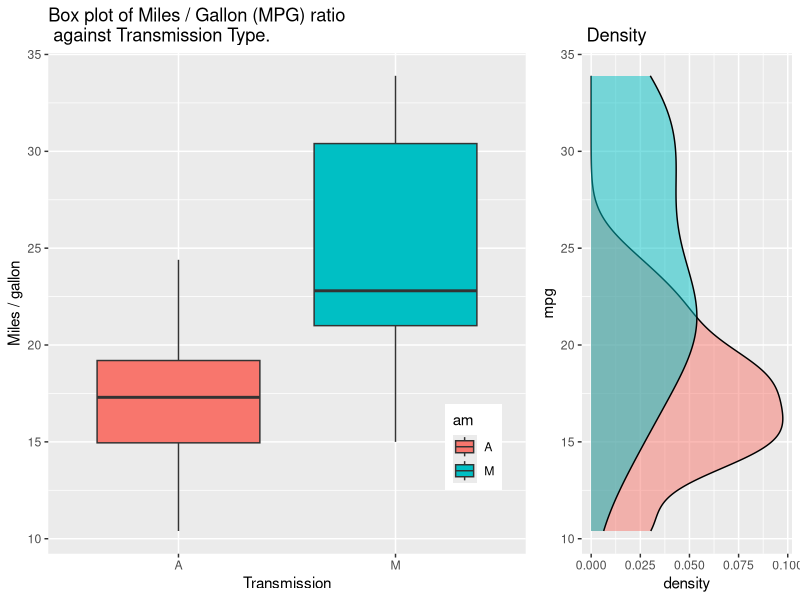
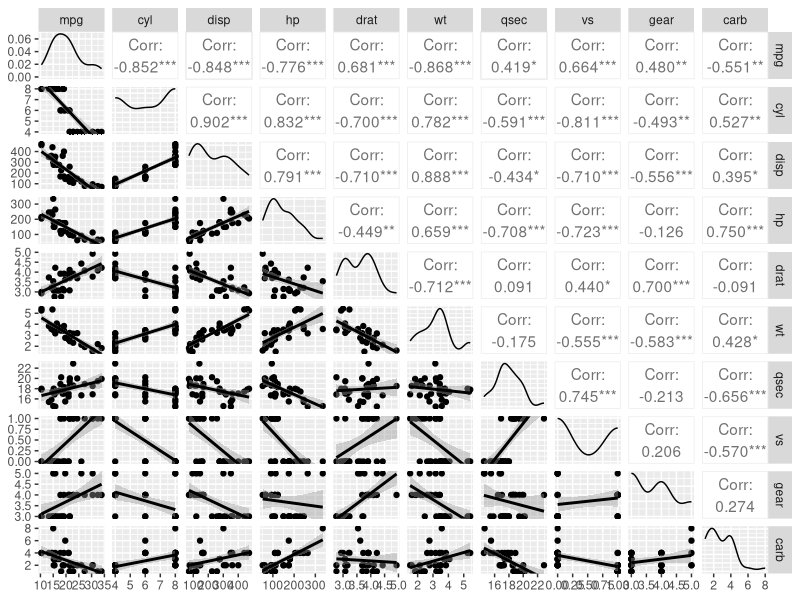
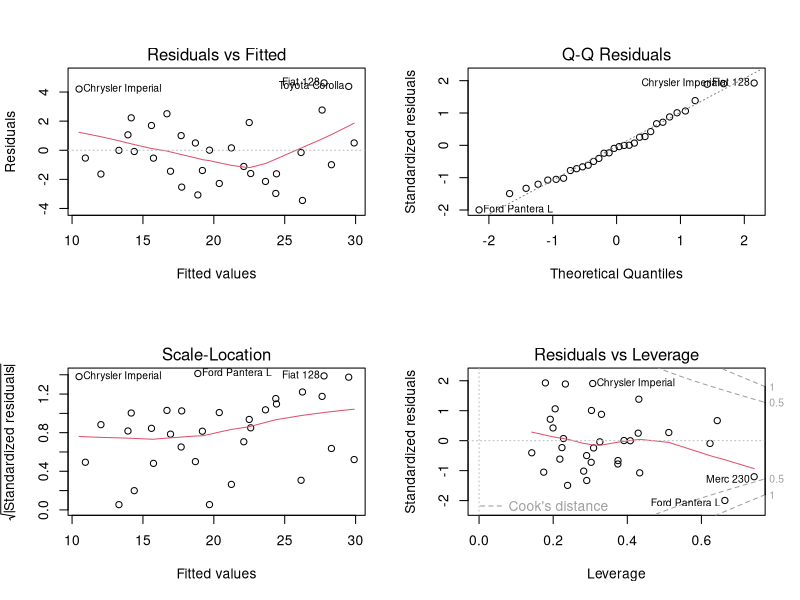

The R source for these figures, in order:
## ---- chunk 1
knitr::opts_chunk$set(echo = TRUE)
## ---- chunk 2
data(mtcars)
head(mtcars)
## ---- chunk 3
summary(mtcars[,c("mpg","am")])
## ---- chunk 4
mtcars$am <- factor(mtcars$am, levels=c(0,1), labels=c("A","M"))
## ---- chunk 5
library(ggplot2)
library(gridExtra)
g1 = ggplot(data=mtcars, aes(x=am,y=mpg, fill=am)) + geom_boxplot()
g1 = g1 + scale_x_discrete("Transmission") + scale_y_continuous("Miles / gallon")
g1 = g1 + ggtitle("Box plot of Miles / Gallon (MPG) ratio \n against Transmission Type.")
g1 = g1 + theme(legend.position=c(0.95,0.3), legend.justification=c(1,1)) 
g2 = ggplot(mtcars, aes(x=mpg, fill=am)) + geom_density(alpha=0.5)
g2 = g2 + coord_flip() + theme(legend.position="none") + labs(title="\n Density")
grid.arrange(g1,g2,ncol=2,nrow=1,widths=c(4,2))
## ---- chunk 6
fit <- lm(mpg~factor(am), data=mtcars)
summary(fit)
## ---- chunk 7
t.test(mpg~factor(am),data=mtcars)
## ---- chunk 8
require(GGally)
ggpairs(mtcars[, !(names(mtcars) %in% c("am"))] , lower=list(continuous="smooth"))
## ---- chunk 9
fit2 <- lm(mpg ~ factor(am) + cyl, data=mtcars)
summary(fit2)
## ---- chunk 10
fit3 <- lm(mpg ~ factor(am) + cyl + disp + wt, data=mtcars)
summary(fit3)
## ---- chunk 11
fit4 <- lm(mpg ~ factor(am) + cyl + wt, data=mtcars)
summary(fit4)
## ---- chunk 12
par(mfrow=c(2,2))
fit5 <- lm(mpg ~ ., data=mtcars)
summary(fit5)
plot(fit5)
